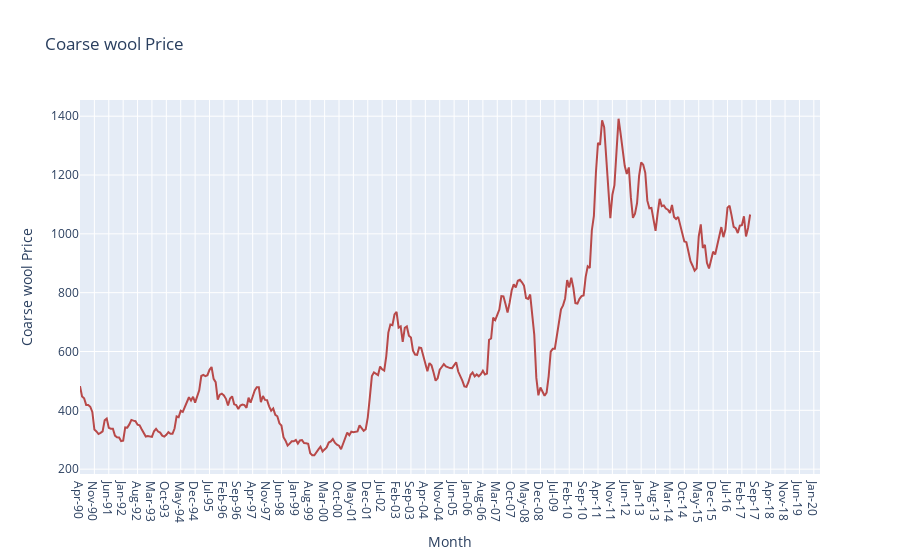
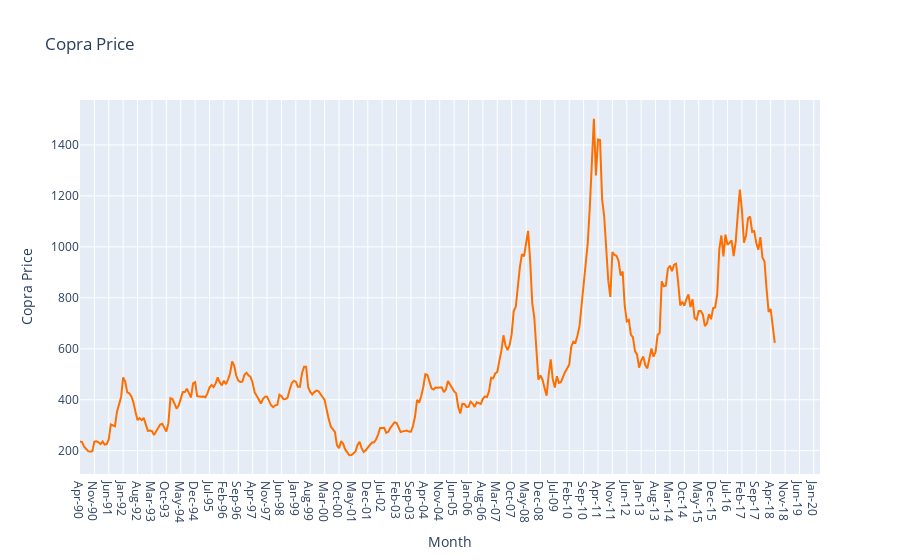
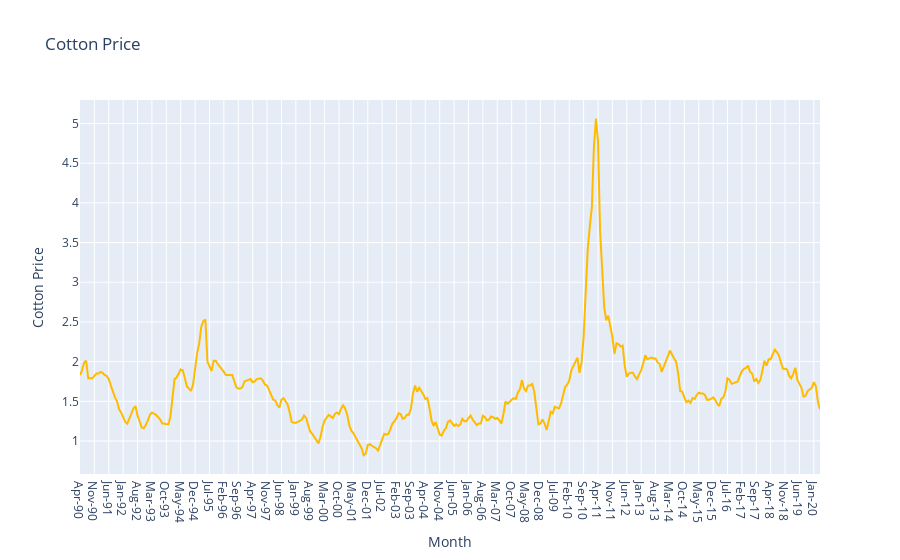
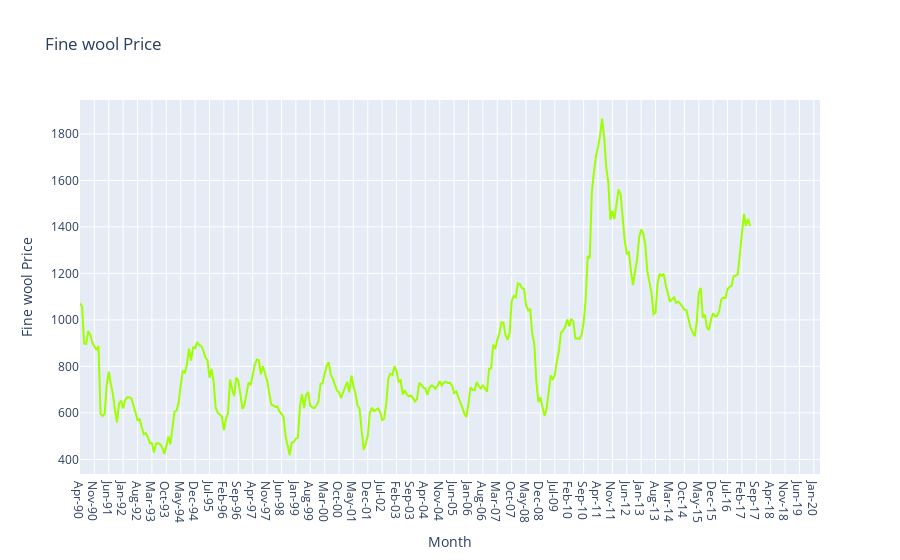

Here is the notebook cell these charts were saved with, in order:
### Code cell
import plotly.graph_objs as go
import plotly.offline as pyoff
x=0
for i in prices:
    plot_data = [
        go.Scatter(
            x=df['Month'],
            y=df[i],
            name=i,
            marker = dict(color = colors[x])
            #x_axis="OTI",
            #y_axis="time",
        )
    ]
    plot_layout = go.Layout(
            title=i,
            yaxis_title=i,
            xaxis_title='Month'
        )
    fig = go.Figure(data=plot_data, layout=plot_layout)
    pyoff.iplot(fig)
    x+=1

### Figure 1 — Plotly figure (JSON) as saved in the notebook; plotly's stock layout.template omitted (floating-point values rounded to 4 significant figures; data arrays with more than 128 entries replaced by an {"elided": "..."} marker saying what was removed)
{"data": [{"marker": {"color": "#b84949"}, "name": "Coarse wool Price", "type": "scatter", "x": {"elided": "361 str values"}, "y": {"elided": "361 str values"}}], "layout": {"title": {"text": "Coarse wool Price"}, "xaxis": {"title": {"text": "Month"}}, "yaxis": {"title": {"text": "Coarse wool Price"}}}}

### Figure 2 — Plotly figure (JSON) as saved in the notebook; plotly's stock layout.template omitted (floating-point values rounded to 4 significant figures; data arrays with more than 128 entries replaced by an {"elided": "..."} marker saying what was removed)
{"data": [{"marker": {"color": "#ff6f00"}, "name": "Copra Price", "type": "scatter", "x": {"elided": "361 str values"}, "y": {"elided": "361 str values"}}], "layout": {"title": {"text": "Copra Price"}, "xaxis": {"title": {"text": "Month"}}, "yaxis": {"title": {"text": "Copra Price"}}}}

### Figure 3 — Plotly figure (JSON) as saved in the notebook; plotly's stock layout.template omitted (floating-point values rounded to 4 significant figures; data arrays with more than 128 entries replaced by an {"elided": "..."} marker saying what was removed)
{"data": [{"marker": {"color": "#ffbb00"}, "name": "Cotton Price", "type": "scatter", "x": {"elided": "361 str values"}, "y": {"elided": "361 float values"}}], "layout": {"title": {"text": "Cotton Price"}, "xaxis": {"title": {"text": "Month"}}, "yaxis": {"title": {"text": "Cotton Price"}}}}

### Figure 4 — Plotly figure (JSON) as saved in the notebook; plotly's stock layout.template omitted (floating-point values rounded to 4 significant figures; data arrays with more than 128 entries replaced by an {"elided": "..."} marker saying what was removed)
{"data": [{"marker": {"color": "#9dff00"}, "name": "Fine wool Price", "type": "scatter", "x": {"elided": "361 str values"}, "y": {"elided": "361 str values"}}], "layout": {"title": {"text": "Fine wool Price"}, "xaxis": {"title": {"text": "Month"}}, "yaxis": {"title": {"text": "Fine wool Price"}}}}
